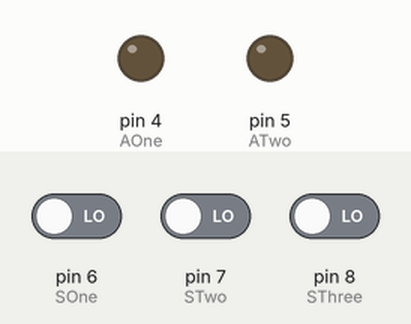
This sketch was run on a simulated Arduino Uno, built with avr-gcc and run on an emulated ATmega328P. Shown: output pins drawn as LEDs (lit = HIGH). Inputs (shaded band) come from the test bench; at power-on: pin 6 (SOne) LOW, pin 7 (STwo) LOW, pin 8 (SThree) LOW.

Above: at 1.2 s.
1.3 s: pin 6 (SOne) driven HIGH
At 2.5 s:
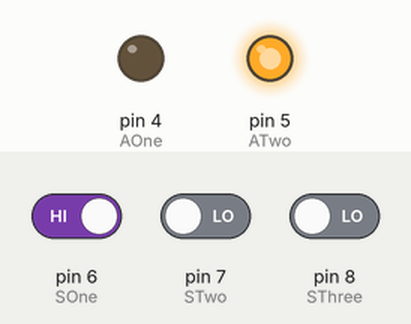
2.8 s: pin 7 (STwo) driven HIGH
At 3.9 s:
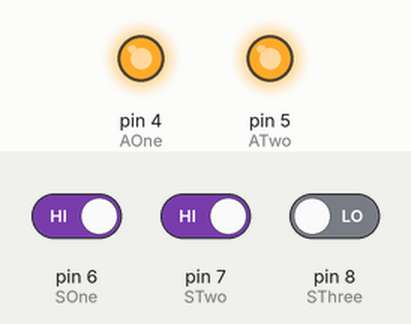
4.3 s: pin 7 (STwo) driven LOW
At 5.0 s:
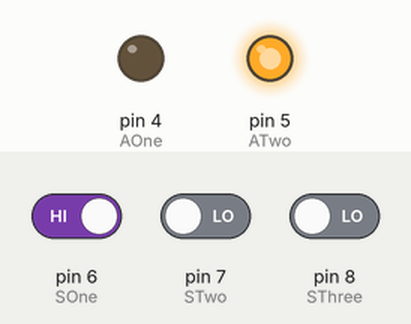
5.8 s: pin 6 (SOne) driven LOW
At 6.2 s:
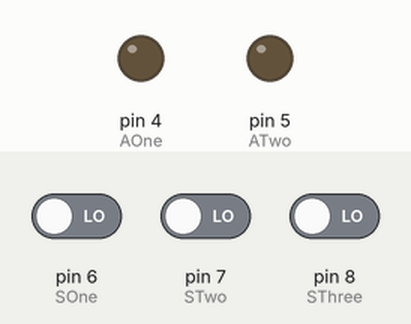
7.3 s: pin 8 (SThree) driven HIGH
At 8.5 s:
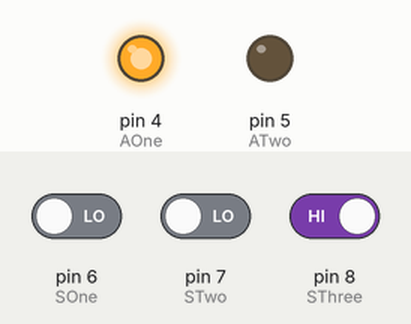
Timing chart, 0 to 9.8 s (numbered marks = the images above; inputs shaded):
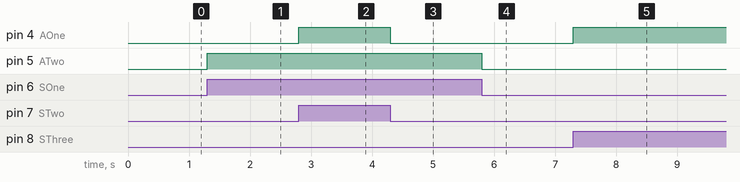

Measured:
- after the input at 1.3 s, pin 5 (ATwo): LOW → HIGH at once
- after the input at 2.8 s, pin 4 (AOne): LOW → HIGH at once
- after the input at 4.3 s, pin 4 (AOne): HIGH → LOW at once
- after the input at 5.8 s, pin 5 (ATwo): HIGH → LOW at once
- after the input at 7.3 s, pin 4 (AOne): LOW → HIGH at once

The sketch:

COMBINACIONALES_1.ino
```cpp
const int AOne = 4;
const int ATwo = 5;

const int SOne = 6;
const int STwo = 7;
const int SThree = 8;


void setup() {
  // put your setup code here, to run once:
  pinMode(AOne, OUTPUT);
  pinMode(ATwo, OUTPUT);

  pinMode(SOne, INPUT);
  pinMode(STwo, INPUT);
  pinMode(SThree, INPUT);

}

void loop() {
  // put your main code here, to run repeatedly:

  if(digitalRead(SThree) == HIGH ||(digitalRead(SOne) == HIGH && digitalRead(STwo) == HIGH) ){
    digitalWrite(AOne,HIGH);
  }else{
    digitalWrite(AOne,LOW);
  }


  if(digitalRead(SOne) == HIGH || (digitalRead(STwo) == HIGH && digitalRead(SThree) == HIGH) ){
    digitalWrite(ATwo,HIGH);
  }else{
    digitalWrite(ATwo,LOW);
  }


}
```
